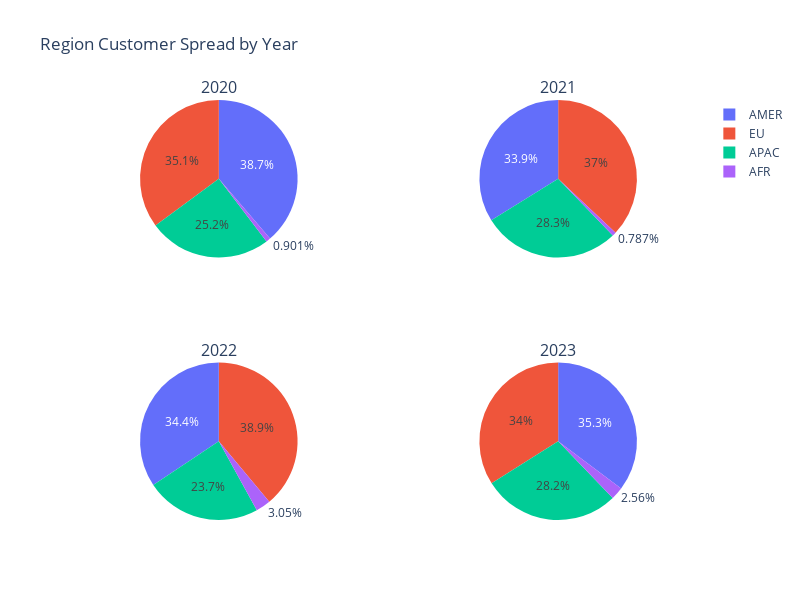

Notebook code for this chart:
### Markdown cell above
**Based on Region**

First, let's look at the distribution of customers and the transaction value based on the **Region** to determine **Parameters**. We will analyze the number of **Customer IDs** on each **Region**, average of **Order ID** as representive of the demand on each **Region**, and the median value of **Sales** as representative of the **Customer Spending** as on each **Region** to obtain the following information:

1. The proportion of **Customer** spread on each **Region**.

2. **Demand** on each  **Region**.

2. **Customer Spending** on each **Region**.

### Code cell
#Proportion Customer Distribution
customer_spread = source.groupby(['Year', 'Region'])['Customer ID'].nunique().reset_index()
customer_spread.columns = ['Year', 'Region', 'Total Customer']

#Create subplots with 2 rows and 2 columns
fig_customer_spread_region = make_subplots(rows=2, cols=2, subplot_titles=['2020', '2021', '2022', '2023'], specs=[[{'type':'pie'}, {'type':'pie'}], [{'type':'pie'}, {'type':'pie'}]])

#Create a pie chart for each year
for year in customer_spread['Year'].unique():
    df = customer_spread[customer_spread['Year'] == year]
    fig_customer_spread_region.add_trace(go.Pie(labels=df['Region'], values=df['Total Customer'], name=str(year)), row=((year-2020) // 2) + 1, col=((year-2020) % 2) + 1)

#Update layout
fig_customer_spread_region.update_layout(height=600, width=800, title_text="Region Customer Spread by Year")

# Show the figure
fig_customer_spread_region.show()

### Figure 1 — Plotly figure (JSON) as saved in the notebook; plotly's stock layout.template omitted (floating-point values rounded to 4 significant figures)
{"data": [{"domain": {"x": [0, 0.45], "y": [0.625, 1]}, "labels": ["AFR", "AMER", "APAC", "EU"], "name": "2020", "type": "pie", "values": [1, 43, 28, 39]}, {"domain": {"x": [0.55, 1], "y": [0.625, 1]}, "labels": ["AFR", "AMER", "APAC", "EU"], "name": "2021", "type": "pie", "values": [1, 43, 36, 47]}, {"domain": {"x": [0, 0.45], "y": [0, 0.375]}, "labels": ["AFR", "AMER", "APAC", "EU"], "name": "2022", "type": "pie", "values": [4, 45, 31, 51]}, {"domain": {"x": [0.55, 1], "y": [0, 0.375]}, "labels": ["AFR", "AMER", "APAC", "EU"], "name": "2023", "type": "pie", "values": [4, 55, 44, 53]}], "layout": {"annotations": [{"font": {"size": 16}, "showarrow": false, "text": "2020", "x": 0.225, "xanchor": "center", "xref": "paper", "y": 1, "yanchor": "bottom", "yref": "paper"}, {"font": {"size": 16}, "showarrow": false, "text": "2021", "x": 0.775, "xanchor": "center", "xref": "paper", "y": 1, "yanchor": "bottom", "yref": "paper"}, {"font": {"size": 16}, "showarrow": false, "text": "2022", "x": 0.225, "xanchor": "center", "xref": "paper", "y": 0.375, "yanchor": "bottom", "yref": "paper"}, {"font": {"size": 16}, "showarrow": false, "text": "2023", "x": 0.775, "xanchor": "center", "xref": "paper", "y": 0.375, "yanchor": "bottom", "yref": "paper"}], "height": 600, "title": {"text": "Region Customer Spread by Year"}, "width": 800}}
